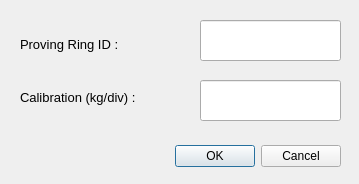
<?xml version="1.0" encoding="UTF-8"?>
<ui version="4.0">
 <class>addProvingRing</class>
 <widget class="QDialog" name="addProvingRing">
  <property name="geometry">
   <rect>
    <x>0</x>
    <y>0</y>
    <width>359</width>
    <height>184</height>
   </rect>
  </property>
  <property name="windowTitle">
   <string>Add Proving Ring</string>
  </property>
  <widget class="QDialogButtonBox" name="buttonBox">
   <property name="geometry">
    <rect>
     <x>20</x>
     <y>140</y>
     <width>321</width>
     <height>32</height>
    </rect>
   </property>
   <property name="orientation">
    <enum>Qt::Horizontal</enum>
   </property>
   <property name="standardButtons">
    <set>QDialogButtonBox::Cancel|QDialogButtonBox::Ok</set>
   </property>
  </widget>
  <widget class="QLineEdit" name="lineEditRingId">
   <property name="geometry">
    <rect>
     <x>200</x>
     <y>20</y>
     <width>141</width>
     <height>41</height>
    </rect>
   </property>
  </widget>
  <widget class="QLineEdit" name="lineEditWeightRing">
   <property name="geometry">
    <rect>
     <x>200</x>
     <y>80</y>
     <width>141</width>
     <height>41</height>
    </rect>
   </property>
  </widget>
  <widget class="QWidget" name="layoutWidget">
   <property name="geometry">
    <rect>
     <x>20</x>
     <y>20</y>
     <width>181</width>
     <height>101</height>
    </rect>
   </property>
   <layout class="QVBoxLayout" name="verticalLayout">
    <item>
     <widget class="QLabel" name="label">
      <property name="font">
       <font>
        <pointsize>10</pointsize>
       </font>
      </property>
      <property name="text">
       <string>Proving Ring ID :</string>
      </property>
     </widget>
    </item>
    <item>
     <widget class="QLabel" name="label_2">
      <property name="font">
       <font>
        <pointsize>10</pointsize>
       </font>
      </property>
      <property name="text">
       <string>Calibration (kg/div) :</string>
      </property>
     </widget>
    </item>
   </layout>
  </widget>
 </widget>
 <resources/>
 <connections>
  <connection>
   <sender>buttonBox</sender>
   <signal>accepted()</signal>
   <receiver>addProvingRing</receiver>
   <slot>accept()</slot>
   <hints>
    <hint type="sourcelabel">
     <x>248</x>
     <y>254</y>
    </hint>
    <hint type="destinationlabel">
     <x>157</x>
     <y>274</y>
    </hint>
   </hints>
  </connection>
  <connection>
   <sender>buttonBox</sender>
   <signal>rejected()</signal>
   <receiver>addProvingRing</receiver>
   <slot>reject()</slot>
   <hints>
    <hint type="sourcelabel">
     <x>316</x>
     <y>260</y>
    </hint>
    <hint type="destinationlabel">
     <x>286</x>
     <y>274</y>
    </hint>
   </hints>
  </connection>
 </connections>
</ui>
